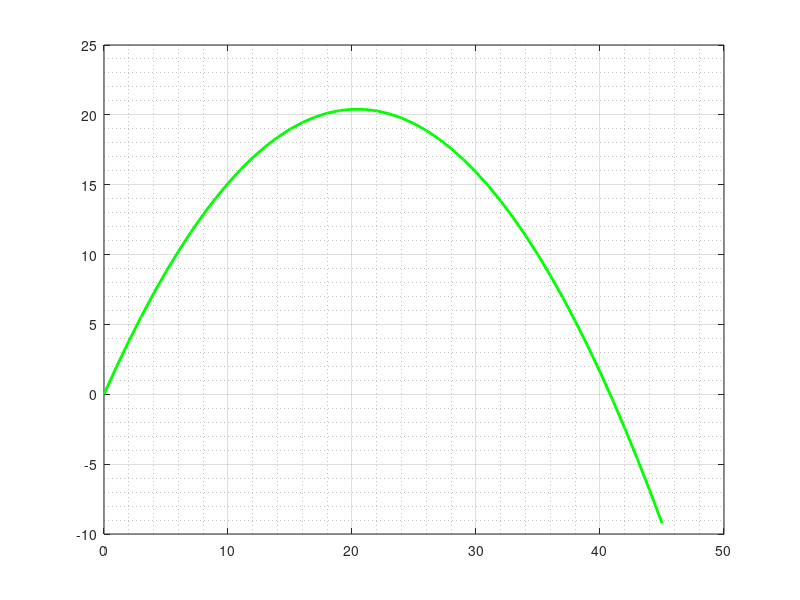

Reproduce this figure in MATLAB.
clc, clear, close all
% x(t) = x0 + vx * t + (ax * t^2) / 2
% y(t) = y0 + vy * t + (ay * t^2) / 2

%% Initial Conditions
angle = pi / 3;
vX = 10;
vY = 20;
aY = -9.8;
t = 0:0.1:4.5;

x = zeros(size(t));
y = zeros(size(t));

%% Calculate The X and Y Points in Space
for i = 1:length(t)
    x(i) = vX * t(i);
    y(i) = vY * t(i) + (aY * t(i)^2) / 2;
end

%% Calculate The X and Y Points in Space Without a Loop
% x1 = vX * t;
% y1 = vY * t + ((aY * (t.^2)) / 2);

%% Visualize the Results
plot(x, y, 'g', 'LineWidth', 2)
grid on
grid minor